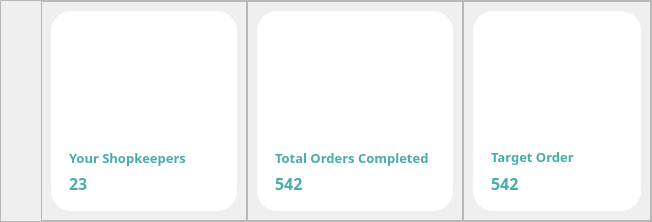
                  <widget class="QFrame" name="frame_64">
                   <property name="frameShape">
                    <enum>QFrame::StyledPanel</enum>
                   </property>
                   <property name="frameShadow">
                    <enum>QFrame::Raised</enum>
                   </property>
                   <layout class="QHBoxLayout" name="horizontalLayout_39">
                    <property name="spacing">
                     <number>0</number>
                    </property>
                    <property name="leftMargin">
                     <number>40</number>
                    </property>
                    <property name="topMargin">
                     <number>0</number>
                    </property>
                    <property name="rightMargin">
                     <number>0</number>
                    </property>
                    <property name="bottomMargin">
                     <number>0</number>
                    </property>
                    <item>
                     <widget class="QFrame" name="frame_76">
                      <property name="frameShape">
                       <enum>QFrame::StyledPanel</enum>
                      </property>
                      <property name="frameShadow">
                       <enum>QFrame::Raised</enum>
                      </property>
                      <layout class="QVBoxLayout" name="verticalLayout_40">
                       <item>
                        <widget class="QFrame" name="frame_77">
                         <property name="enabled">
                          <bool>true</bool>
                         </property>
                         <property name="minimumSize">
                          <size>
                           <width>0</width>
                           <height>0</height>
                          </size>
                         </property>
                         <property name="maximumSize">
                          <size>
                           <width>200</width>
                           <height>200</height>
                          </size>
                         </property>
                         <property name="styleSheet">
                          <string notr="true">background-color: rgb(255, 255, 255);
border-radius:20px;</string>
                         </property>
                         <property name="frameShape">
                          <enum>QFrame::StyledPanel</enum>
                         </property>
                         <property name="frameShadow">
                          <enum>QFrame::Raised</enum>
                         </property>
                         <layout class="QVBoxLayout" name="verticalLayout_39">
                          <item>
                           <widget class="QFrame" name="frame_78">
                            <property name="minimumSize">
                             <size>
                              <width>150</width>
                              <height>0</height>
                             </size>
                            </property>
                            <property name="frameShape">
                             <enum>QFrame::StyledPanel</enum>
                            </property>
                            <property name="frameShadow">
                             <enum>QFrame::Raised</enum>
                            </property>
                            <layout class="QVBoxLayout" name="verticalLayout_38">
                             <item>
                              <widget class="QLabel" name="label_64">
                               <property name="minimumSize">
                                <size>
                                 <width>150</width>
                                 <height>120</height>
                                </size>
                               </property>
                               <property name="maximumSize">
                                <size>
                                 <width>300</width>
                                 <height>300</height>
                                </size>
                               </property>
                               <property name="styleSheet">
                                <string notr="true">
border-radius:0px;
</string>
                               </property>
                               <property name="text">
                                <string/>
                               </property>
                               <property name="pixmap">
                                <pixmap resource="resources2.qrc">:/Icons/Icons/Man.png</pixmap>
                               </property>
                              </widget>
                             </item>
                             <item>
                              <widget class="QLabel" name="label_65">
                               <property name="maximumSize">
                                <size>
                                 <width>120</width>
                                 <height>20</height>
                                </size>
                               </property>
                               <property name="font">
                                <font>
                                 <family>Century Gothic</family>
                                 <pointsize>10</pointsize>
                                 <weight>75</weight>
                                 <bold>true</bold>
                                </font>
                               </property>
                               <property name="styleSheet">
                                <string notr="true">color:#48ACAC</string>
                               </property>
                               <property name="text">
                                <string>Your Shopkeepers</string>
                               </property>
                              </widget>
                             </item>
                             <item>
                              <widget class="QLabel" name="lblTotalSaleAgent">
                               <property name="maximumSize">
                                <size>
                                 <width>16777215</width>
                                 <height>20</height>
                                </size>
                               </property>
                               <property name="font">
                                <font>
                                 <family>Century Gothic</family>
                                 <pointsize>12</pointsize>
                                 <weight>75</weight>
                                 <bold>true</bold>
                                </font>
                               </property>
                               <property name="styleSheet">
                                <string notr="true">color:#48ACAC</string>
                               </property>
                               <property name="text">
                                <string>23</string>
                               </property>
                              </widget>
                             </item>
                            </layout>
                           </widget>
                          </item>
                         </layout>
                        </widget>
                       </item>
                      </layout>
                     </widget>
                    </item>
                    <item>
                     <widget class="QFrame" name="frame_65">
                      <property name="frameShape">
                       <enum>QFrame::StyledPanel</enum>
                      </property>
                      <property name="frameShadow">
                       <enum>QFrame::Raised</enum>
                      </property>
                      <layout class="QVBoxLayout" name="verticalLayout_33">
                       <item>
                        <widget class="QFrame" name="frame_66">
                         <property name="enabled">
                          <bool>true</bool>
                         </property>
                         <property name="minimumSize">
                          <size>
                           <width>0</width>
                           <height>0</height>
                          </size>
                         </property>
                         <property name="maximumSize">
                          <size>
                           <width>200</width>
                           <height>200</height>
                          </size>
                         </property>
                         <property name="styleSheet">
                          <string notr="true">background-color: rgb(255, 255, 255);
border-radius:20px;</string>
                         </property>
                         <property name="frameShape">
                          <enum>QFrame::StyledPanel</enum>
                         </property>
                         <property name="frameShadow">
                          <enum>QFrame::Raised</enum>
                         </property>
                         <layout class="QHBoxLayout" name="horizontalLayout_40">
                          <item alignment="Qt::AlignHCenter">
                           <widget class="QFrame" name="frame_67">
                            <property name="minimumSize">
                             <size>
                              <width>150</width>
                              <height>0</height>
                             </size>
                            </property>
                            <property name="frameShape">
                             <enum>QFrame::StyledPanel</enum>
                            </property>
                            <property name="frameShadow">
                             <enum>QFrame::Raised</enum>
                            </property>
                            <layout class="QVBoxLayout" name="verticalLayout_34">
                             <item>
                              <widget class="QLabel" name="label_54">
                               <property name="minimumSize">
                                <size>
                                 <width>150</width>
                                 <height>120</height>
                                </size>
                               </property>
                               <property name="maximumSize">
                                <size>
                                 <width>300</width>
                                 <height>300</height>
                                </size>
                               </property>
                               <property name="styleSheet">
                                <string notr="true">
border-radius:0px;
</string>
                               </property>
                               <property name="text">
                                <string/>
                               </property>
                               <property name="pixmap">
                                <pixmap resource="resources2.qrc">:/Icons/Icons/order done.png</pixmap>
                               </property>
                               <property name="alignment">
                                <set>Qt::AlignLeading|Qt::AlignLeft|Qt::AlignVCenter</set>
                               </property>
                              </widget>
                             </item>
                             <item>
                              <widget class="QLabel" name="label_55">
                               <property name="minimumSize">
                                <size>
                                 <width>160</width>
                                 <height>0</height>
                                </size>
                               </property>
                               <property name="maximumSize">
                                <size>
                                 <width>120</width>
                                 <height>20</height>
                                </size>
                               </property>
                               <property name="font">
                                <font>
                                 <family>Century Gothic</family>
                                 <pointsize>10</pointsize>
                                 <weight>75</weight>
                                 <bold>true</bold>
                                </font>
                               </property>
                               <property name="styleSheet">
                                <string notr="true">color:#48ACAC</string>
                               </property>
                               <property name="text">
                                <string>Total Orders Completed</string>
                               </property>
                              </widget>
                             </item>
                             <item>
                              <widget class="QLabel" name="lblTotalAgentSalary">
                               <property name="maximumSize">
                                <size>
                                 <width>16777215</width>
                                 <height>20</height>
                                </size>
                               </property>
                               <property name="font">
                                <font>
                                 <family>Century Gothic</family>
                                 <pointsize>12</pointsize>
                                 <weight>75</weight>
                                 <bold>true</bold>
                                </font>
                               </property>
                               <property name="styleSheet">
                                <string notr="true">color:#48ACAC</string>
                               </property>
                               <property name="text">
                                <string>542</string>
                               </property>
                              </widget>
                             </item>
                            </layout>
                           </widget>
                          </item>
                         </layout>
                        </widget>
                       </item>
                      </layout>
                     </widget>
                    </item>
                    <item>
                     <widget class="QFrame" name="frame_71">
                      <property name="frameShape">
                       <enum>QFrame::StyledPanel</enum>
                      </property>
                      <property name="frameShadow">
                       <enum>QFrame::Raised</enum>
                      </property>
                      <layout class="QVBoxLayout" name="verticalLayout_8">
                       <item>
                        <widget class="QFrame" name="frame_72">
                         <property name="maximumSize">
                          <size>
                           <width>200</width>
                           <height>200</height>
                          </size>
                         </property>
                         <property name="styleSheet">
                          <string notr="true">background-color: rgb(255, 255, 255);
border-radius:20px;</string>
                         </property>
                         <property name="frameShape">
                          <enum>QFrame::StyledPanel</enum>
                         </property>
                         <property name="frameShadow">
                          <enum>QFrame::Raised</enum>
                         </property>
                         <layout class="QHBoxLayout" name="horizontalLayout_44">
                          <item>
                           <widget class="QFrame" name="frame_73">
                            <property name="minimumSize">
                             <size>
                              <width>150</width>
                              <height>0</height>
                             </size>
                            </property>
                            <property name="frameShape">
                             <enum>QFrame::StyledPanel</enum>
                            </property>
                            <property name="frameShadow">
                             <enum>QFrame::Raised</enum>
                            </property>
                            <layout class="QVBoxLayout" name="verticalLayout_41">
                             <item>
                              <widget class="QLabel" name="label_59">
                               <property name="minimumSize">
                                <size>
                                 <width>100</width>
                                 <height>100</height>
                                </size>
                               </property>
                               <property name="maximumSize">
                                <size>
                                 <width>500</width>
                                 <height>600</height>
                                </size>
                               </property>
                               <property name="styleSheet">
                                <string notr="true">
border-radius:0px;
</string>
                               </property>
                               <property name="text">
                                <string/>
                               </property>
                               <property name="pixmap">
                                <pixmap resource="resources2.qrc">:/Icons/Icons/icons8-products-49.png</pixmap>
                               </property>
                              </widget>
                             </item>
                             <item>
                              <widget class="QLabel" name="label_58">
                               <property name="maximumSize">
                                <size>
                                 <width>16777215</width>
                                 <height>20</height>
                                </size>
                               </property>
                               <property name="font">
                                <font>
                                 <family>Century Gothic</family>
                                 <pointsize>10</pointsize>
                                 <weight>75</weight>
                                 <bold>true</bold>
                                </font>
                               </property>
                               <property name="styleSheet">
                                <string notr="true">color:#48ACAC</string>
                               </property>
                               <property name="text">
                                <string>Target Order</string>
                               </property>
                              </widget>
                             </item>
                             <item>
                              <widget class="QLabel" name="lblShopkeepers">
                               <property name="maximumSize">
                                <size>
                                 <width>16777215</width>
                                 <height>20</height>
                                </size>
                               </property>
                               <property name="font">
                                <font>
                                 <family>Century Gothic</family>
                                 <pointsize>12</pointsize>
                                 <weight>75</weight>
                                 <bold>true</bold>
                                </font>
                               </property>
                               <property name="styleSheet">
                                <string notr="true">color:#48ACAC</string>
                               </property>
                               <property name="text">
                                <string>542</string>
                               </property>
                              </widget>
                             </item>
                            </layout>
                           </widget>
                          </item>
                         </layout>
                        </widget>
                       </item>
                      </layout>
                     </widget>
                    </item>
                   </layout>
                  </widget>
